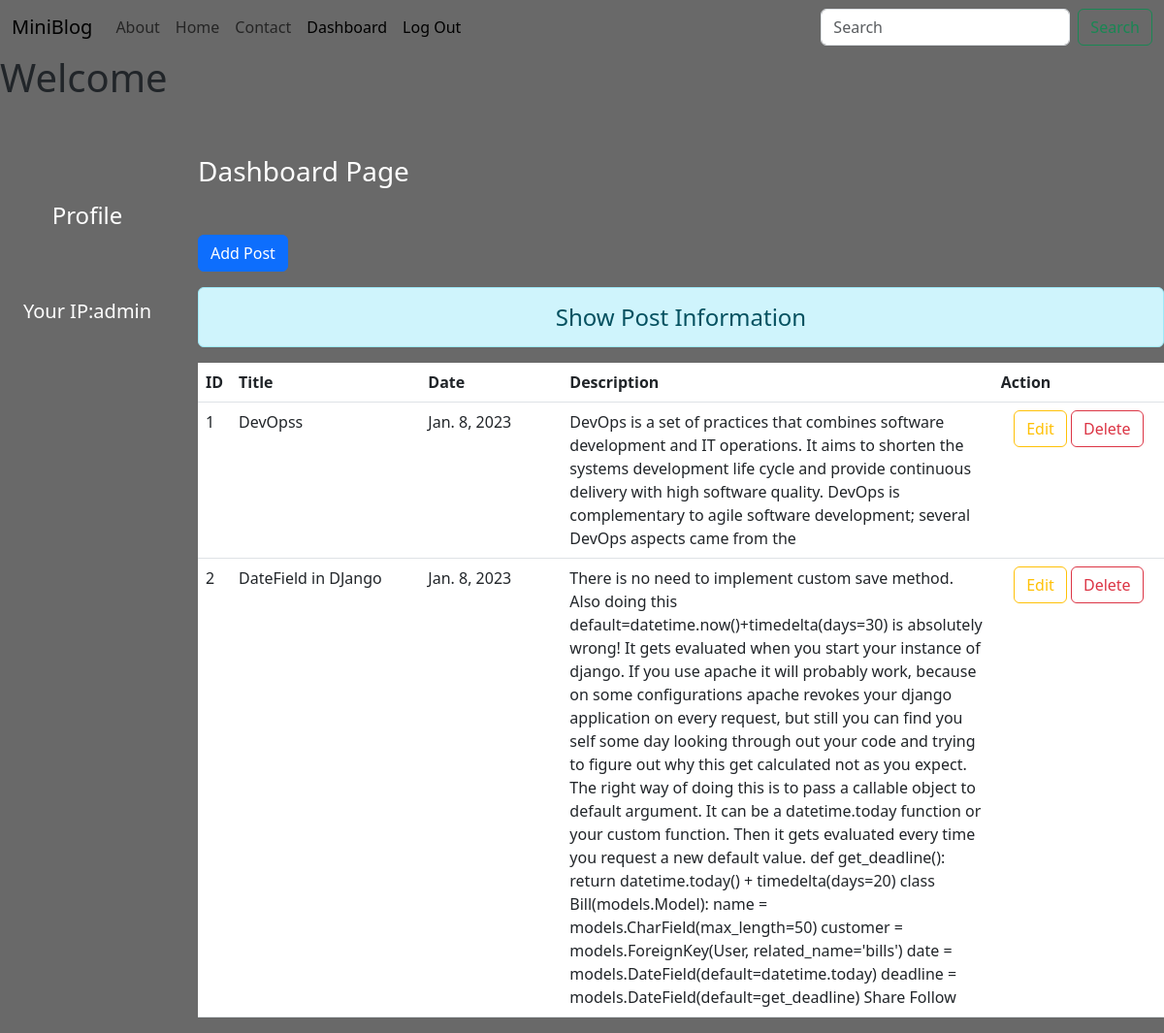
/dashboard/ (signed in), run on an earlier commit of the app's database.
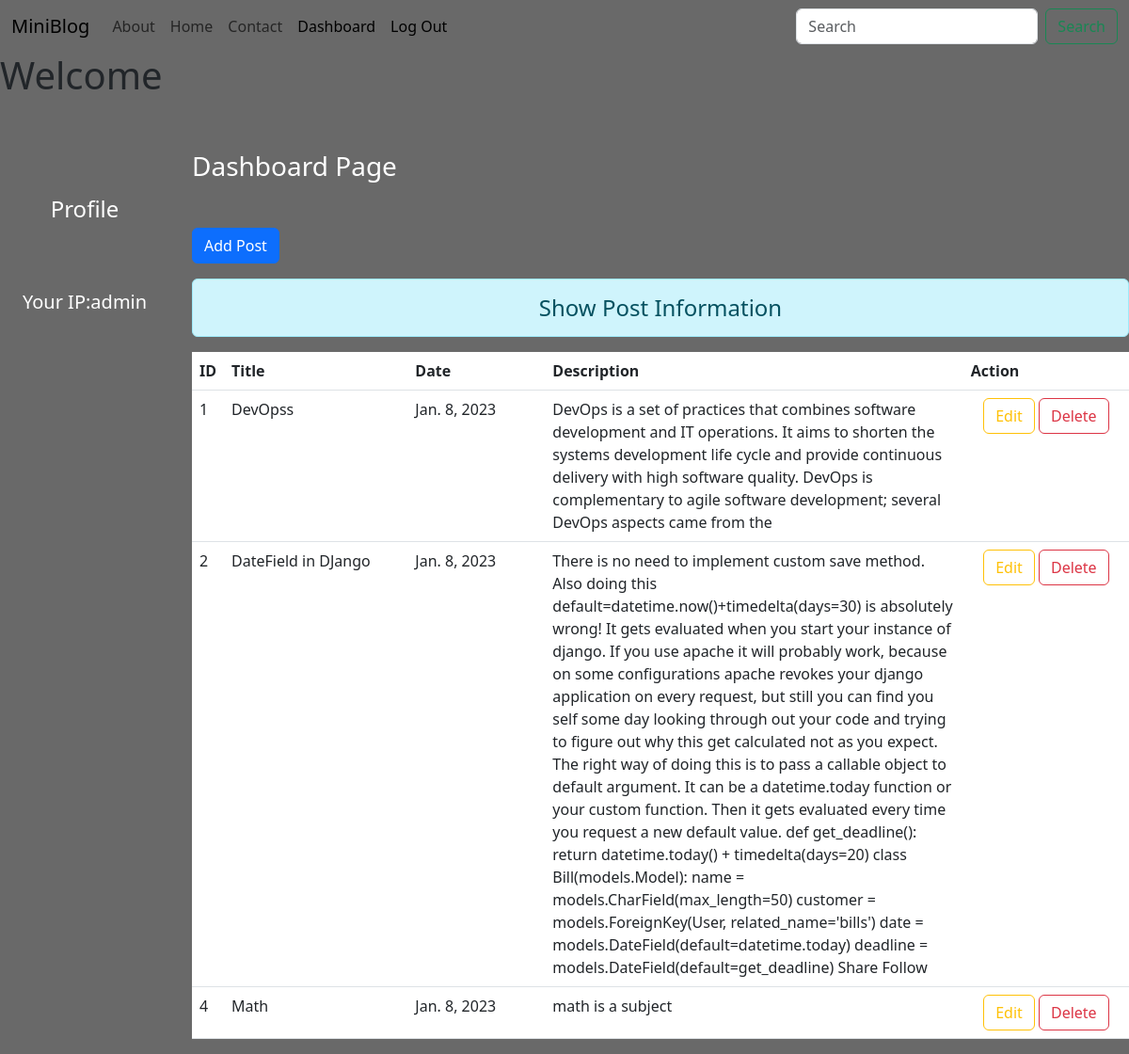
And on a later commit of the database.
### blog/models.py (models this page shows, shortened)
class Post(models.Model):
    title = models.CharField(max_length=100)
    post_date = models.DateField(default=datetime.today, blank=True)
    content = models.TextField()

### blog/views.py (the view)
# urls.py: path("dashboard/", views.dashboard, name="dashboard"),
def dashboard(request):
    if request.user.is_authenticated:
        posts = Post.objects.all()
        user = request.user
        full_name = user.get_full_name()
        groups = user.groups.all()
        user_ip = request.session.get('user_ip',0)
        return render(request,'dashboard.html', {'posts': posts, 'full_name': full_name, 'groups': groups,'user_ip': user_ip})
    else:
        return redirect('login')

### templates/dashboard.html (shortened to what this page needs)
{% extends 'base.html' %}
{% block base %}
    {% if user %}
<h1>Welcome {{ user.first_name| capfirst}} {{ user.last_name| capfirst}}</h1>
    {% endif %}
    <div class = "row">
    <div class = "col-sm-2 text-white my-5 text-center">
        <h4 class="my-5">Profile</h4>
        <h5>{{ full_name| upper }}</h5><br>
    <h5>Your IP:{{ user_ip }}</h5>
    </div>
    <div class="col-sm-10">
    <h3 class="text-white my-5">Dashboard Page</h3>
    <a href="{% url 'addpost' %}" class="btn btn-primary">Add Post</a>
    <h4 class="text-center alert alert-info mt-3">Show Post Information</h4>
    {% if posts %}
        <table class="table table-hover bg-white ">
            <thead>
            <tr>
                <th scope="col" style="width:2%">ID</th>
                <th scope="col" style="width:20%">Title</th>
                <th scope="col" style="width:15%">Date</th>
                <th scope="col" style="width:45%">Description</th>
                <th scope="col" style="width:18%">Action</th>
            </tr>
            </thead>
            <tbody>
            {% for post in posts %}
            <tr>
                <td scope="row">{{ post.id }}</td>
                <td>{{ post.title }}</td>
                <td>{{ post.post_date }}</td>
                <td>{{ post.content }}</td>
                <td class="text-center">
                    <a class="btn btn-outline-warning" href="{% url 'editpost' post.id %}">Edit</a>
                    {% if perms.blog.delete_post %}
                    <form class="d-inline" method="POST" action="{% url 'delete' post.id %}">
                        <input type="submit" class="btn btn-outline-danger" value="Delete">
                    </form>
                    {% endif %}
                </td>
            </tr>
            {% endfor %}
            </tbody>
        </table>
    {% endif %}
    </div>
     </div>
{% endblock %}

### templates/base.html (shortened to what this page needs)
<!doctype html>
{% load static %}
<html lang="en">
  <head>
    <link href="https://cdn.jsdelivr.net/npm/bootstrap@5.3.0-alpha1/dist/css/bootstrap.min.css" rel="stylesheet">
  <link href="{% static 'css/style.css' %}" rel="stylesheet">
  </head>
  <body>
  <nav class="navbar navbar-expand-lg bg-body-tertiar ">
  <div class="container-fluid">
    <a class="navbar-brand" href="{% url 'home' %}">MiniBlog</a>
    <div class="collapse navbar-collapse" id="navbarSupportedContent">
      <ul class="navbar-nav me-auto mb-2 mb-lg-0">
        <li class="nav-item">
          <a class="nav-link" href="{% url 'about' %}">About</a>
        </li>
       <li class="nav-item">
          <a class="nav-link" href="{% url 'home' %}">Home</a>
        </li>
        <li class="nav-item">
          <a class="nav-link" href="{% url 'contact' %}">Contact</a>
        </li>
          {% if request.user.is_authenticated %}
             <li class="nav-item">
          <a class="nav-link active" aria-current="page" href={% url 'dashboard' %}>Dashboard</a>
        </li>
          <li class="nav-item">
          <a class="nav-link active" aria-current="page" href={% url 'logout' %}>Log Out</a>
        </li>
          {% endif %}
      </ul>
      <form class="d-flex" role="search">
        <input class="form-control me-2" type="search" placeholder="Search" aria-label="Search">
        <button class="btn btn-outline-success" type="submit">Search</button>
      </form>
    </div>
  </div>
</nav>
  {% block base %}
  {% endblock %}
  </body>
</html>

### blog/static/css/style.css (style rules this page uses)
body { background-color: dimgrey; }

What changed in the data, as far as the page shows it:
added Post: id "4", title "Math", post_date "Jan. 8, 2023", content "math is a subject"
